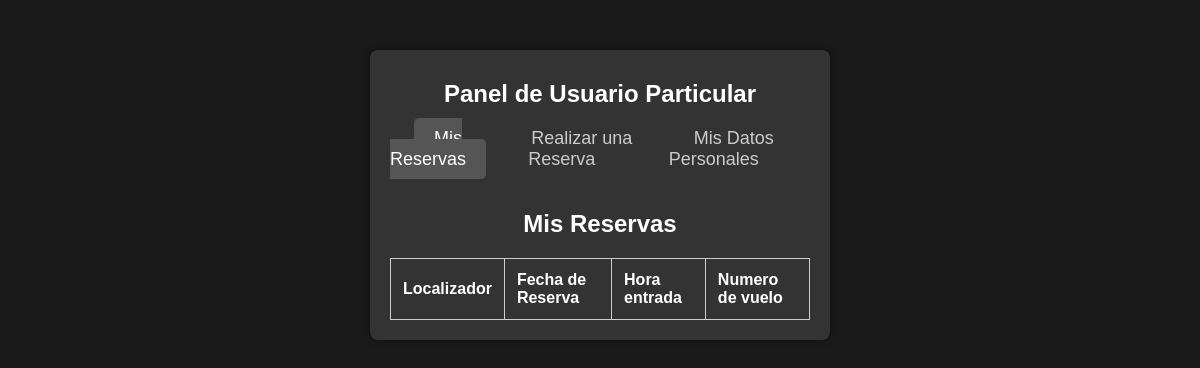
/views/particular_view.php (signed in), run on an earlier commit of the app's database.
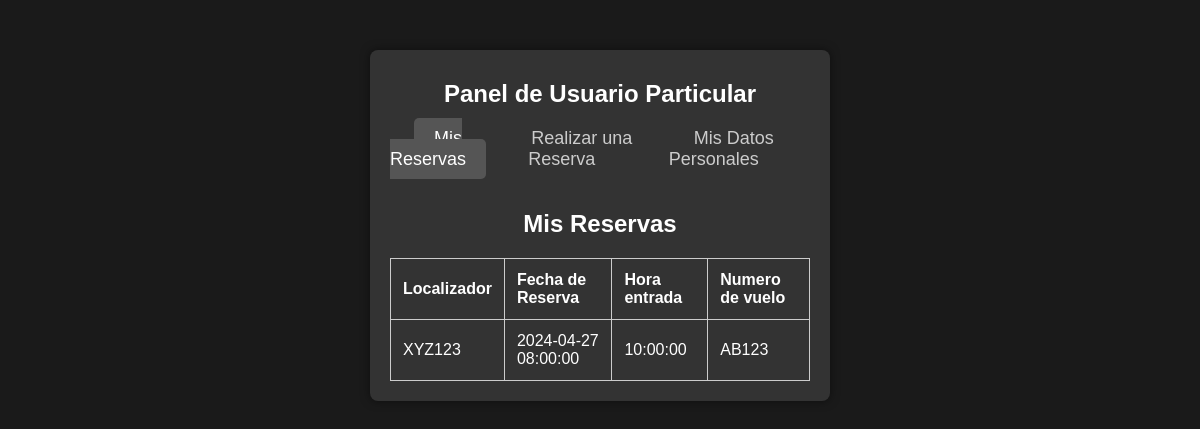
And on a later commit of the database.
### tables this page shows
CREATE TABLE `transfer_reservas` (
  `id_reserva` int NOT NULL,
  `localizador` varchar(100) NOT NULL,
  `id_hotel` int DEFAULT NULL COMMENT 'Es el hotel que realiza la reserva',
  `id_tipo_reserva` int NOT NULL,
  `email_cliente` varchar(100) NOT NULL,
  `fecha_reserva` datetime NOT NULL,
  `fecha_modificacion` datetime NOT NULL,
  `id_destino` int NOT NULL,
  `fecha_entrada` date NOT NULL,
  `hora_entrada` time NOT NULL,
  `numero_vuelo_entrada` varchar(50) NOT NULL,
  `origen_vuelo_entrada` varchar(50) NOT NULL,
  `hora_vuelo_salida` timestamp NOT NULL DEFAULT CURRENT_TIMESTAMP ON UPDATE CURRENT_TIMESTAMP,
  `fecha_vuelo_salida` date NOT NULL,
  `num_viajeros` int NOT NULL,
  `id_vehiculo` int NOT NULL
);

### src/controllers/UserController.php (called while the page is built, shortened)
<?php
class UserController {
    private $db;
    public function __construct($conn) {
        $this->db = $conn;
    }
    public function getUserReservations($email) {
        $reservations = [];
        $sql = "SELECT * FROM transfer_reservas WHERE email_cliente = ?";
        $stmt = $this->db->prepare($sql);
        $stmt->bind_param("s", $email);
        $stmt->execute();
        $result = $stmt->get_result();
        while($row = $result->fetch_assoc()) {
            $reservations[] = $row;
        }
        return $reservations;
    }
}
?>

### src/views/plantillas/reservas.php (the view)
<?php
include __DIR__ . '/../../controllers/UserController.php';
$userController = new UserController($conn);
$reservations = $userController->getUserReservations($_SESSION['email']);
?>
<h2>Mis Reservas</h2>
<table>
    <thead>
        <tr>
            <th>Localizador</th>
            <th>Fecha de Reserva</th>
            <th>Hora entrada</th>
            <th>Numero de vuelo</th>
        </tr>
    </thead>
    <tbody>
        <?php foreach ($reservations as $reservation): ?>
            <tr>
                <td><?php echo htmlspecialchars($reservation['localizador']); ?></td>
                <td><?php echo htmlspecialchars($reservation['fecha_reserva']); ?></td>
                <td><?php echo htmlspecialchars($reservation['hora_entrada']); ?></td>
                <td><?php echo htmlspecialchars($reservation['numero_vuelo_entrada']); ?></td>
            </tr>
        <?php endforeach; ?>
    </tbody>
</table>

### src/views/particular_view.php (shortened to what this page needs)
<?php
function loadSection($section) {
    switch ($section) {
        default:
            include('plantillas/reservas.php');
    }
}
if (isset($_GET['section'])) {
    $section = $_GET['section'];
} else {
    $section = '';
}
?>
<!DOCTYPE html>
<html lang="es">
<head>
    <link rel="stylesheet" href="css/particular.css">
</head>
<body>
<div class="container">
    <h1>Panel de Usuario Particular</h1>
    <nav>
        <ul>
            <li><a href="particular_view.php" <?php echo ($section == '' ? 'class="active"' : ''); ?>>Mis Reservas</a></li>
            <li><a href="particular_view.php?section=reserva" <?php echo ($section == 'reserva' ? 'class="active"' : ''); ?>>Realizar una Reserva</a></li>
            <li><a href="particular_view.php?section=datos" <?php echo ($section == 'datos' ? 'class="active"' : ''); ?>>Mis Datos Personales</a></li>
        </ul>
    </nav>
    <?php loadSection($section);  ?>
</div>
</body>
</html>

### src/views/css/particular.css (style rules this page uses)
body { font-family: Arial, sans-serif; background-color: #1a1a1a; color: #ffffff; margin: 0; padding: 0; display: flex; justify-content: center; align-items: center; }
.container { width: 35%; margin-top: 50px; background-color: #333333; padding: 20px; border-radius: 8px; box-shadow: 0 0 10px rgba(0,0,0,0.5); }
h1, h2 { color: #ffffff; text-align: center; margin-bottom: 20px; font-size: 24px; margin-top: 10px; }
h2 { margin-top: 40px; }
nav ul { list-style-type: none; padding: 0; text-align: center; display: flex; justify-content: center; }
nav ul li { margin-right: 20px; }
nav ul li a { color: #cccccc; text-decoration: none; font-size: 18px; padding: 10px 20px; border-radius: 5px; transition: background-color 0.3s ease; }
nav ul li a.active, nav ul li a:hover { background-color: #555555; color: #ffffff; }
table { width: 100%; border-collapse: collapse; margin-top: 20px; }
th, td { padding: 12px; border: 1px solid #ccc; text-align: left; }

What changed in the data, as far as the page shows it:
now on this page (row edited): transfer_reservas: localizador "XYZ123", fecha_reserva "2024-04-27 08:00:00", hora_entrada "10:00:00", numero_vuelo_entrada "AB123"
